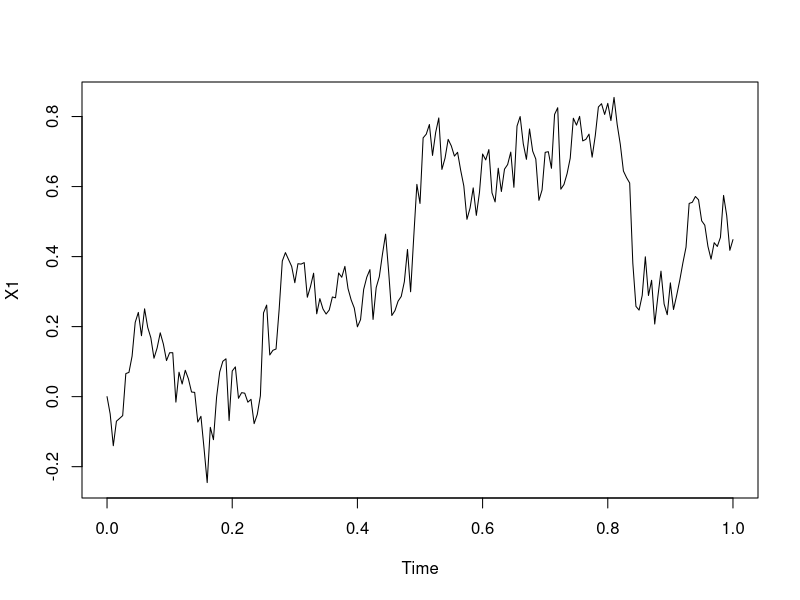
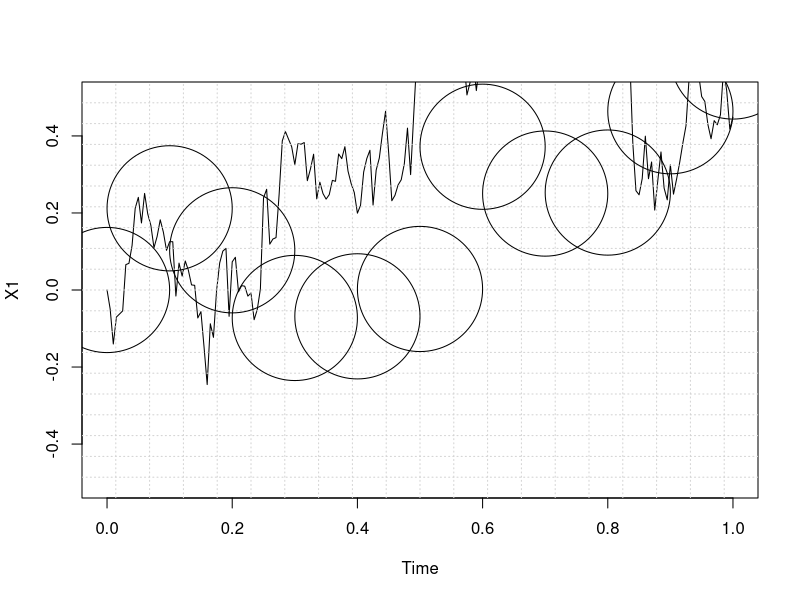
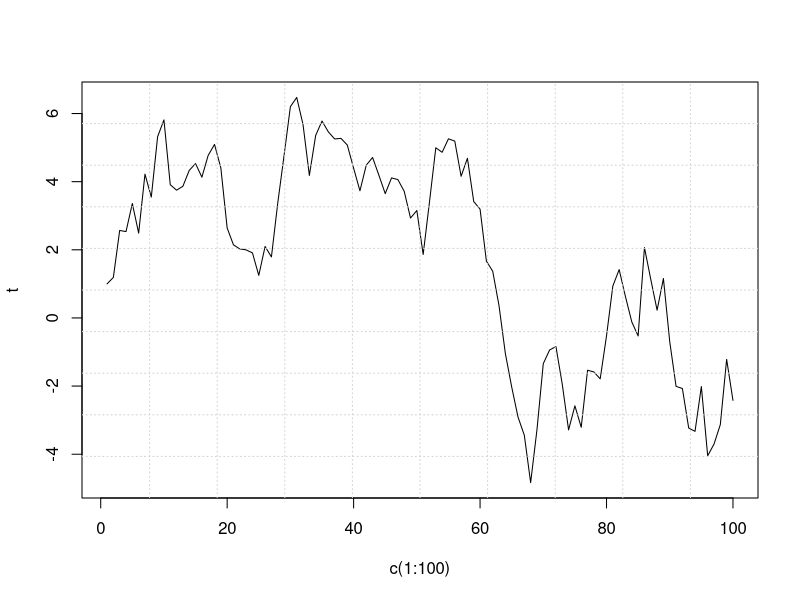

These charts were generated, in order, by the following R code:
#Brownian motion
set.seed(1235)
T = 1     # end of interval[0,T]
N = 200
x=0       #initial value of the process at time t0.
t0=0      #initial time
dt <- (T-t0)/N
t <- seq(t0,T, length=N+1)  # set up scale
X1 <- ts(cumsum(c(x,rnorm(N,mean = 0)*sqrt(dt))),start=t0, deltat=dt)

ts.plot(X1)
mean(X1)
sd(X1)
#

#other way
t<-c(1:100) #set time
delta<-rnorm(100,mean = 0)

for(i in c(2:100)){
       
        t[i]= t[i-1] + delta[i-1]
        
}
png("plot2.png",width = 480,height = 480)
plot(c(1:100),t,type = "l")
grid(nx = 10,ny = 10)
mean(delta)
sd(delta)
dev.off()

# calculate fractal dimention
library(plotrix)
plot(X1,type = "l",xlim=c(0,1),ylim=c(-0.5,0.5))
grid(nx = 20,ny = 20)
draw.circle(x = 0  ,y= 0,radius = 0.1)
draw.circle(x = 0.1,y=X1[10],radius = 0.1)
draw.circle(x = 0.2,y=X1[20],radius = 0.1)
draw.circle(x = 0.3,y=X1[30],radius = 0.1)
draw.circle(x = 0.4,y=X1[40],radius = 0.1)
draw.circle(x = 0.5,y=X1[50],radius = 0.1)
draw.circle(x = 0.6,y=X1[60],radius = 0.1)
draw.circle(x = 0.7,y=X1[70],radius = 0.1)
draw.circle(x = 0.8,y=X1[80],radius = 0.1)
draw.circle(x = 0.9,y=X1[90],radius = 0.1)
draw.circle(x = 1 ,y=X1[100],radius = 0.1)








